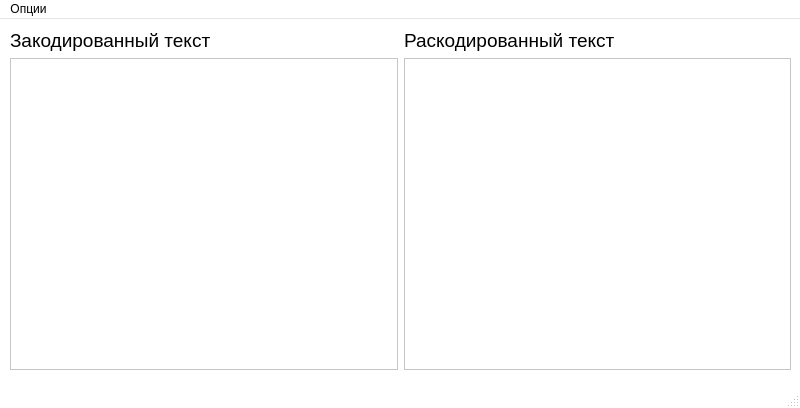
<?xml version="1.0" encoding="UTF-8"?>
<ui version="4.0">
 <class>MainWindow</class>
 <widget class="QMainWindow" name="MainWindow">
  <property name="geometry">
   <rect>
    <x>0</x>
    <y>0</y>
    <width>800</width>
    <height>408</height>
   </rect>
  </property>
  <property name="palette">
   <palette>
    <active>
     <colorrole role="Base">
      <brush brushstyle="SolidPattern">
       <color alpha="255">
        <red>255</red>
        <green>255</green>
        <blue>255</blue>
       </color>
      </brush>
     </colorrole>
     <colorrole role="Window">
      <brush brushstyle="SolidPattern">
       <color alpha="255">
        <red>255</red>
        <green>255</green>
        <blue>255</blue>
       </color>
      </brush>
     </colorrole>
    </active>
    <inactive>
     <colorrole role="Base">
      <brush brushstyle="SolidPattern">
       <color alpha="255">
        <red>255</red>
        <green>255</green>
        <blue>255</blue>
       </color>
      </brush>
     </colorrole>
     <colorrole role="Window">
      <brush brushstyle="SolidPattern">
       <color alpha="255">
        <red>255</red>
        <green>255</green>
        <blue>255</blue>
       </color>
      </brush>
     </colorrole>
    </inactive>
    <disabled>
     <colorrole role="Base">
      <brush brushstyle="SolidPattern">
       <color alpha="255">
        <red>255</red>
        <green>255</green>
        <blue>255</blue>
       </color>
      </brush>
     </colorrole>
     <colorrole role="Window">
      <brush brushstyle="SolidPattern">
       <color alpha="255">
        <red>255</red>
        <green>255</green>
        <blue>255</blue>
       </color>
      </brush>
     </colorrole>
    </disabled>
   </palette>
  </property>
  <property name="windowTitle">
   <string>Главное окно</string>
  </property>
  <property name="autoFillBackground">
   <bool>false</bool>
  </property>
  <widget class="QWidget" name="centralwidget">
   <widget class="QWidget" name="horizontalLayoutWidget">
    <property name="geometry">
     <rect>
      <x>10</x>
      <y>10</y>
      <width>781</width>
      <height>341</height>
     </rect>
    </property>
    <layout class="QHBoxLayout" name="horizontalLayout">
     <item>
      <layout class="QVBoxLayout" name="verticalLayout">
       <item>
        <layout class="QHBoxLayout" name="horizontalLayout_2">
         <item>
          <widget class="QLabel" name="label">
           <property name="font">
            <font>
             <pointsize>14</pointsize>
            </font>
           </property>
           <property name="text">
            <string>Закодированный текст</string>
           </property>
          </widget>
         </item>
         <item>
          <widget class="QLabel" name="label_2">
           <property name="font">
            <font>
             <pointsize>14</pointsize>
            </font>
           </property>
           <property name="text">
            <string>Раскодированный текст</string>
           </property>
          </widget>
         </item>
        </layout>
       </item>
       <item>
        <layout class="QVBoxLayout" name="verticalLayout_2">
         <item>
          <layout class="QHBoxLayout" name="horizontalLayout_3">
           <item>
            <widget class="QPlainTextEdit" name="cryptedTextEdit">
             <property name="font">
              <font>
               <pointsize>16</pointsize>
              </font>
             </property>
            </widget>
           </item>
           <item>
            <widget class="QPlainTextEdit" name="decryptedTextEdit">
             <property name="font">
              <font>
               <pointsize>16</pointsize>
              </font>
             </property>
            </widget>
           </item>
          </layout>
         </item>
        </layout>
       </item>
      </layout>
     </item>
    </layout>
   </widget>
  </widget>
  <widget class="QMenuBar" name="menubar">
   <property name="geometry">
    <rect>
     <x>0</x>
     <y>0</y>
     <width>800</width>
     <height>25</height>
    </rect>
   </property>
   <widget class="QMenu" name="menu">
    <property name="title">
     <string>Опции</string>
    </property>
    <addaction name="save"/>
    <addaction name="load"/>
   </widget>
   <addaction name="menu"/>
  </widget>
  <widget class="QStatusBar" name="statusbar"/>
  <action name="save">
   <property name="text">
    <string>Сохранить</string>
   </property>
  </action>
  <action name="load">
   <property name="text">
    <string>Загрузить</string>
   </property>
  </action>
 </widget>
 <resources/>
 <connections/>
</ui>
